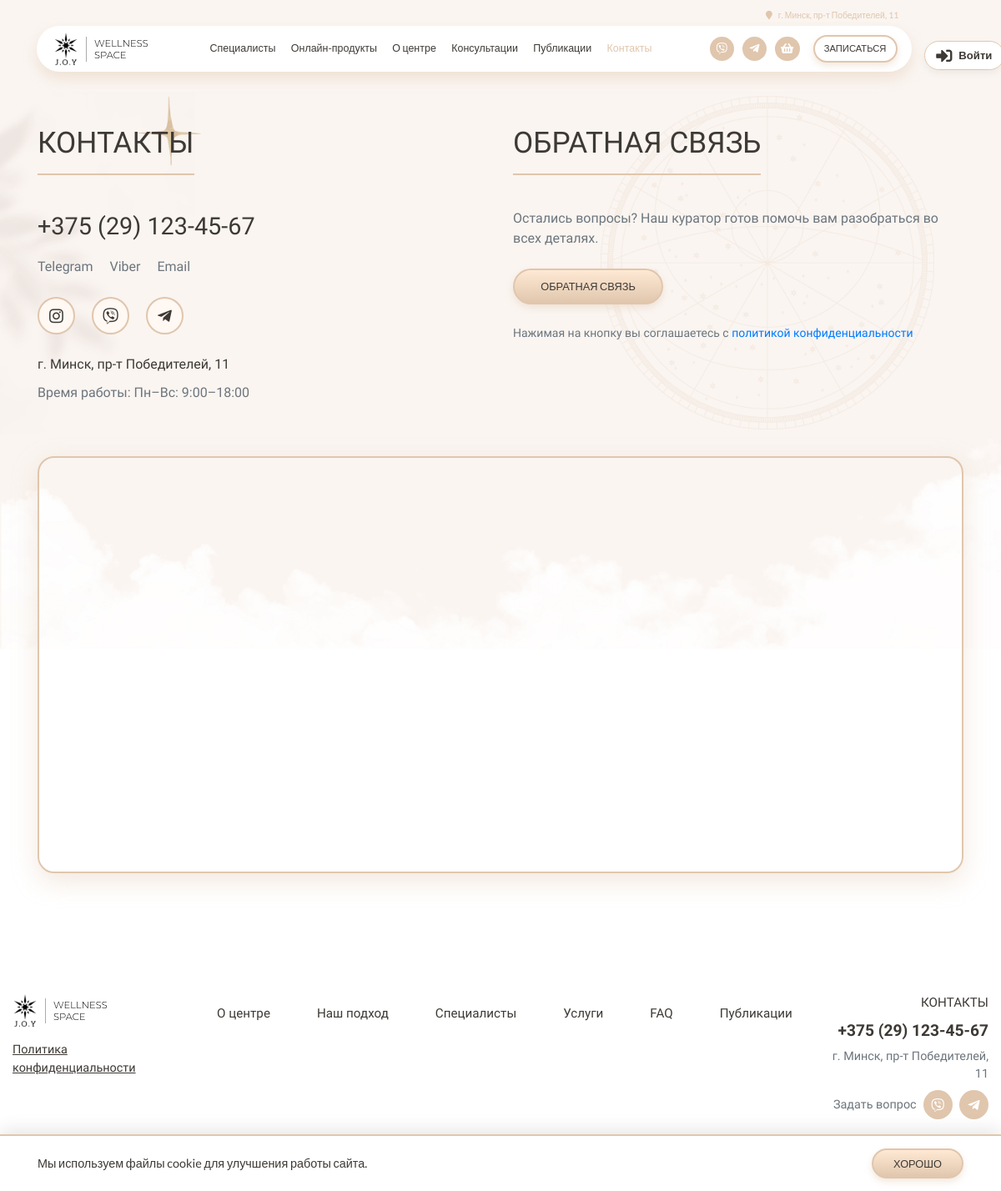
/contacts.php, run on the app's committed database.
### tables this page shows
CREATE TABLE `settings` (
  `id` int(11) NOT NULL,
  `phone` varchar(50) DEFAULT NULL,
  `email` varchar(100) DEFAULT NULL,
  `address` varchar(255) DEFAULT NULL,
  `telegram` varchar(100) DEFAULT NULL,
  `instagram` varchar(100) DEFAULT NULL,
  `work_hours` varchar(255) DEFAULT NULL
);

### db.php (called while the page is built, shortened)
<?php
function getCurrentUser($pdo) {
    return null;
}
function getSettings($pdo) {
    try {
        $st = $pdo->query("SELECT * FROM settings LIMIT 1");
        return $st->fetch() ?: ['phone'=>'','email'=>'','address'=>'','telegram'=>'','instagram'=>'','work_hours'=>''];
    } catch (Exception $e) {
        return ['phone'=>'','email'=>'','address'=>'','telegram'=>'','instagram'=>'','work_hours'=>''];
    }
}
function joyViberUrl($p) {
    $d = preg_replace('/\D+/', '', (string)$p);
    return $d ? 'viber://chat?number=' . $d : '#';
}
function joyTelegramUrl($t) {
    $h = ltrim(trim((string)$t), '@');
    return $h ? 'https://t.me/' . rawurlencode($h) : '#';
}

### contacts.php (the view, shortened to what this page needs)
<?php
require_once 'db.php';
$s = getSettings($pdo);
require_once 'header.php';
?>
<section class="section" style="padding-top: 150px; padding-bottom: 100px; background: transparent;">
    <div class="mandala-wrapper-header">
        <img src="img/Group 186.png" alt="Фон" class="rotating-mandala">
    </div>
    <div class="container">
        <div class="row mb-5">
            <div class="col-lg-6 mb-5 mb-lg-0 pr-lg-5">
                <h2 class="mb-4 pb-3" style="font-family: 'Tenor Sans'; color: #3D3935; font-size: 2.2rem; border-bottom: 2px solid #E0C6AD; display: inline-block;"> КОНТАКТЫ </h2>
                <div class="mt-3">
                    <p style="font-size: 1.8rem; font-family: 'Tenor Sans'; color: #3D3935; margin-bottom: 15px;">
                        <?= htmlspecialchars($s['phone']) ?>
                    </p>
                    <div class="d-flex align-items-center mb-4" style="gap: 20px;">
                        <a href="<?= htmlspecialchars(joyTelegramUrl($s['telegram'] ?? '')) ?>" class="text-muted" target="_blank">Telegram</a>
                        <a href="<?= htmlspecialchars(joyViberUrl($s['phone'] ?? '')) ?>" class="text-muted">Viber</a>
                        <a href="mailto:<?= htmlspecialchars($s['email']) ?>" class="text-muted">Email</a>
                    </div>
                    <div class="d-flex align-items-center mb-4">
                        <a href="<?= htmlspecialchars($s['instagram']) ?>" class="contact-icon-circle"><i class="fab fa-instagram"></i></a>
                        <a href="<?= htmlspecialchars(joyViberUrl($s['phone'] ?? '')) ?>" class="contact-icon-circle"><i class="fab fa-viber"></i></a>
                        <a href="<?= htmlspecialchars(joyTelegramUrl($s['telegram'] ?? '')) ?>" class="contact-icon-circle" target="_blank"><i class="fab fa-telegram-plane"></i></a>
                    </div>
                    <p style="margin-bottom: 10px;"> <?= htmlspecialchars($s['address']) ?> </p>
                    <p class="text-muted"> Время работы: <?= htmlspecialchars($s['work_hours']) ?> </p>
                </div>
            </div>
            <div class="col-lg-6">
                <h2 class="mb-4 pb-3" style="font-family: 'Tenor Sans'; color: #3D3935; font-size: 2.2rem; border-bottom: 2px solid #E0C6AD; display: inline-block;"> ОБРАТНАЯ СВЯЗЬ </h2>
                <div class="mt-3">
                    <p class="text-muted mb-4"> Остались вопросы? Наш куратор готов помочь вам разобраться во всех деталях. </p>
                    <button type="button" class="main-button contacts-callback-btn" onclick="document.getElementById('callbackModal').style.display='flex'; event.preventDefault();"> ОБРАТНАЯ СВЯЗЬ </button>
                    <p class="small text-muted mt-4"> Нажимая на кнопку вы соглашаетесь с <a href="privacy.php">политикой конфиденциальности</a> </p>
                </div>
            </div>
        </div>
        <div class="row">
            <div class="col-12">
                <div class="map-container" style="border-radius: 20px; overflow: hidden; box-shadow: 0 10px 30px rgba(224, 198, 173, 0.4); height: 500px; border: 2px solid #E0C6AD;">
                    <iframe src="https://www.google.com/maps/embed?pb=!1m18!1m12!1m3!1d2350.29777931326!2d27.54807491117172!3d53.90871143242205!2m3!1f0!2f0!3f0!3m2!1i1024!2i768!4f13.1!3m3!1m2!1s0x46dbcfec9920cc83%3A0xc4f95d85dc410978!2z0L_RgC3Rgi4g0J_QvtCx0LXQtNC40YLQtdC70LXQuSAxMSwg0JzQuNC90YHGsQ!5e0!3m2!1sru!2sby!4v1700000000000!5m2!1sru!2sby" width="100%" height="100%" style="border:0;" allowfullscreen="" loading="lazy"></iframe>
                </div>
            </div>
        </div>
    </div>
</section>
<?php require_once 'footer.php'; ?>

### header.php (shortened to what this page needs)
<?php
require_once 'db.php';
$user = getCurrentUser($pdo);
$settings = getSettings($pdo);
$page = basename($_SERVER['PHP_SELF']);
$viber = joyViberUrl($settings['phone'] ?? '');
$tg = joyTelegramUrl($settings['telegram'] ?? '');
$bClass = '';
if ($page == 'index.php' || $page == '') { $bClass = 'home-page'; }
elseif ($page == 'services.php') { $bClass = 'services-page'; }
elseif ($page == 'catalog.php') { $bClass = 'catalog-page'; }
elseif ($page == 'publications.php') { $bClass = 'publications-page'; }
elseif ($page == 'article.php') { $bClass = 'article-page'; }
elseif ($page == 'cabinet.php') { $bClass = 'cabinet-page'; }
elseif ($page == 'specialists.php') { $bClass = 'specialists-page'; }
elseif ($page == 'contacts.php') { $bClass = 'contacts-page'; }
elseif ($page == 'profile.php') { $bClass = 'profile-page'; }
elseif ($page == 'privacy.php') { $bClass = 'privacy-page'; }
elseif ($page == 'faq.php') { $bClass = 'faq-page'; }
?>
<!DOCTYPE html>
<html lang="ru">
<head>
<link rel="stylesheet" href="https://cdn.jsdelivr.net/npm/bootstrap@4.6.2/dist/css/bootstrap.min.css">
<link rel="stylesheet" href="https://cdnjs.cloudflare.com/ajax/libs/font-awesome/5.15.4/css/all.min.css">
<link rel="stylesheet" href="joy.css?v=<?= time() ?>">
</head>
<body class="<?= $bClass ?>">
<div class="nav-container">
    <div class="user-corner user-corner--desktop d-none d-lg-flex">
        <?php if($user): ?>
            <a href="cabinet.php" class="user-link-header"><i class="fas fa-user-circle mr-2"></i> <?= htmlspecialchars($user['name']) ?></a>
        <?php else: ?>
            <a href="#" class="user-link-header" onclick="openAuthModal(event)"><i class="fas fa-sign-in-alt mr-2"></i> Войти</a>
        <?php endif; ?>
    </div>
    <div class="nav-centered">
        <div class="nav-address-row">
            <div class="address"><a href="contacts.php"><i class="fa fa-map-marker"></i> <?= htmlspecialchars($settings['address'] ?: 'г. Минск, пр-т Победителей, 11') ?></a></div>
        </div>
        <div class="nav-bar">
            <a href="index.php" class="logo-link"><img src="img/Frame.svg" class="logo"></a>
            <div class="nav-links d-none d-lg-flex">
                <a href="specialists.php" class="<?= $page == 'specialists.php' ? 'active-link' : '' ?>">Специалисты</a>
                <a href="catalog.php" class="<?= $page == 'catalog.php' ? 'active-link' : '' ?>">Онлайн-продукты</a>
                <a href="index.php#section-2">О центре</a>
                <a href="services.php" class="<?= $page == 'services.php' ? 'active-link' : '' ?>">Консультации</a>
                <a href="publications.php" class="<?= ($page == 'publications.php' || $page == 'article.php') ? 'active-link' : '' ?>">Публикации</a>
                <a href="contacts.php" class="<?= $page == 'contacts.php' ? 'active-link' : '' ?>">Контакты</a>
            </div>
            <div class="nav-actions">
                <div class="nav-actions-desktop d-none d-lg-flex align-items-center">
                    <div class="social-icons">
                        <a href="<?= htmlspecialchars($viber) ?>"><i class="fab fa-viber"></i></a>
                        <a href="<?= htmlspecialchars($tg) ?>" target="_blank"><i class="fab fa-telegram-plane"></i></a>
                        <a href="cabinet.php?tab=cart">
                            <i class="fas fa-shopping-basket"></i>
                        </a>
                    </div>
                    <a href="#" class="appointment-button" onclick="openAppointment(event)">Записаться</a>
                </div>
            </div>
        </div>
    </div>
</div>

### footer.php (shortened to what this page needs)
<?php
$set = getSettings($pdo);
?>
<section id="section-11" class="section section-11">
    <div class="container footer-container">
        <div class="footer-main">
            <div class="footer-row first-row d-flex justify-content-between align-items-start">
                <div class="footer-left d-flex flex-column">
                    <a href="index.php" class="logo-link mb-3"><img src="img/Frame.svg" alt="Logo" class="logo"></a>
                    <a href="privacy.php" class="legal-link mt-auto">Политика конфиденциальности</a>
                </div>
                <div class="footer-nav d-flex justify-content-center align-items-center flex-grow-1 px-3">
                    <a href="index.php#section-2" class="nav-link">О центре</a>
                    <a href="index.php#section-3" class="nav-link">Наш подход</a>
                    <a href="specialists.php" class="nav-link">Специалисты</a>
                    <a href="services.php" class="nav-link">Услуги</a>
                    <a href="faq.php" class="nav-link">FAQ</a>
                    <a href="publications.php" class="nav-link">Публикации</a>
                </div>
                <div class="footer-contacts text-right">
                    <a href="index.php#section-10" class="nav-link p-0 mb-2 d-block text-uppercase" style="font-family: 'Tenor Sans';">КОНТАКТЫ</a>
                    <div class="contact-phone font-weight-bold" style="font-size: 1.2rem;"><?= htmlspecialchars($set['phone']) ?></div>
                    <div class="contact-address text-muted mb-2" style="font-size: 0.9rem;"><?= htmlspecialchars($set['address']) ?></div>
                    <div class="contact-question d-flex align-items-center justify-content-end">
                        <span class="mr-2 text-muted" style="font-size: 0.9rem;">Задать вопрос</span>
                        <a href="<?= htmlspecialchars(joyViberUrl($set['phone'] ?? '')) ?>" class="social-icon viber"><i class="fab fa-viber"></i></a>
                        <a href="<?= htmlspecialchars(joyTelegramUrl($set['telegram'] ?? '')) ?>" class="social-icon telegram ml-2"><i class="fab fa-telegram-plane"></i></a>
                    </div>
                </div>
            </div>
        </div>
        <div class="footer-copyright">J.O.Y Wellness space 2026 ©</div>
    </div>
</section>
<?php if(!isset($_COOKIE['joy_privacy'])): ?>
<div class="cookie-banner">
    <div class="container">
        <div class="row align-items-center">
            <div class="col-md-9"><p class="small m-0">Мы используем файлы cookie для улучшения работы сайта.</p></div>
            <div class="col-md-3 text-md-right"><form method="POST"><button type="submit" name="accept_cookies" class="main-button small-btn">Хорошо</button></form></div>
        </div>
    </div>
</div>
<?php endif; ?>
</body>
</html>

### data on the page
settings: address "г. Минск, пр-т Победителей, 11", phone "+375 (29) 123-45-67", work_hours "Пн–Вс: 9:00–18:00"
